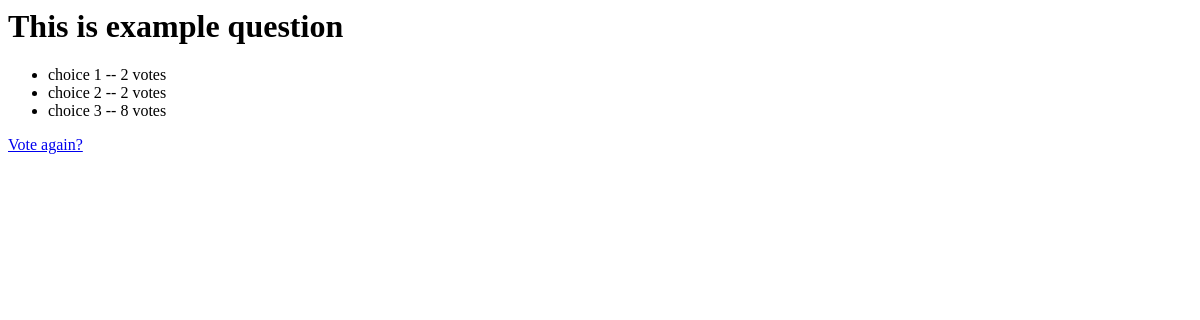
/polls/5/results/, run on an earlier commit of the app's database.
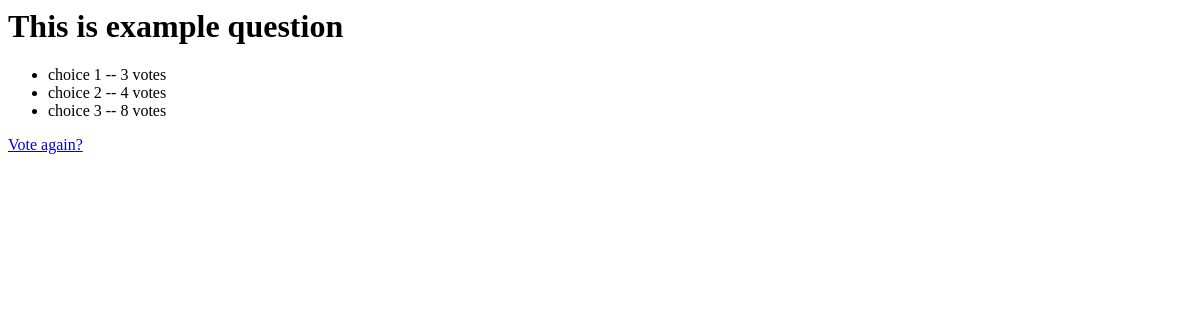
And on a later commit of the database.
### polls/models.py (models this page shows, shortened)
class Question(models.Model):
    question_text = models.CharField(max_length=200)
    pub_date = models.DateField('date published')

class Choice(models.Model):
    question = models.ForeignKey(Question)
    choice_text = models.CharField(max_length=200)
    votes = models.IntegerField(default=0)

### polls/views.py (the view)
# urls.py: url(r'^(?P<question_id>[0-9]+)/results/$',views.results,name='results'),
def results(request,question_id):
	question = get_object_or_404(Question,pk=question_id)
	return render(request,'polls/results.html',{'question' : question})

### polls/templates/polls/results.html
<h1>{{ question.question_text }}</h1>
<ul>
{% for choice in question.choice_set.all %}
	<li>{{ choice.choice_text }} -- {{ choice.votes }} vote{{ choice.votes|pluralize }}</li>
{% endfor %}
</ul>
<a href="{% url 'polls:detail' question.id%}">Vote again?</a>

What changed in the data, as far as the page shows it:
changed Choice "choice 1": votes "2" → "3"
changed Choice "choice 2": votes "2" → "4"
